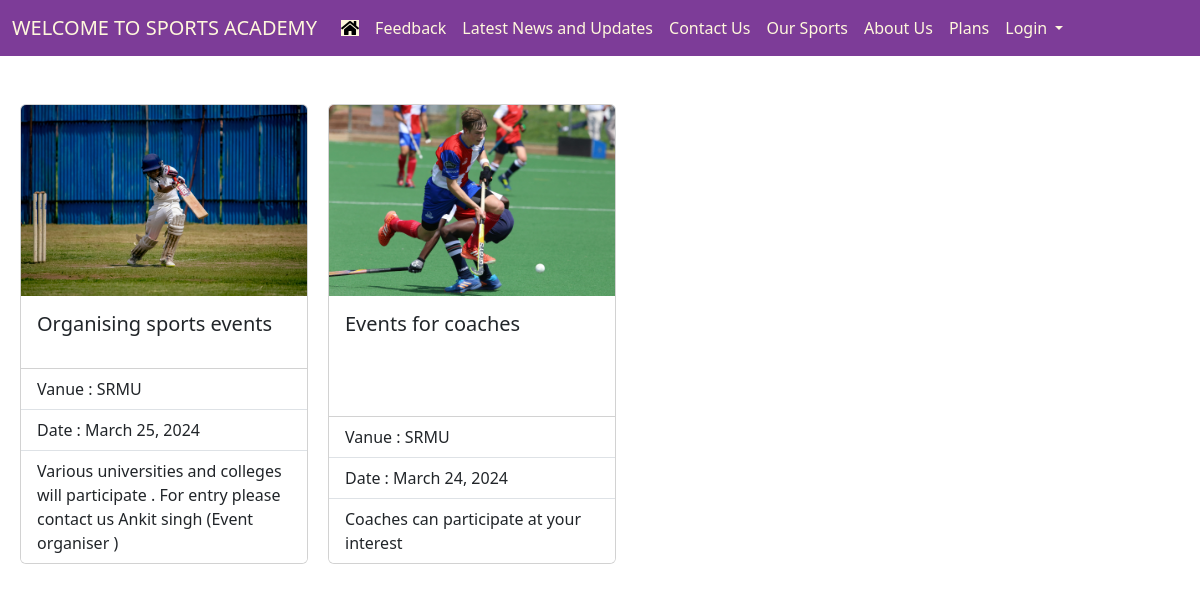
Screenshot of /events/ with the database file from the repository.
### sa_app/models.py (models this page shows)
class Event(models.Model):
    event_name=models.CharField(max_length=55,primary_key=True)
    event_venue=models.CharField(max_length=100,default="Auditorium")
    event_date = models.DateField(default = timezone.now)
    event_description=models.TextField()
    event_pic=models.FileField(max_length=100,upload_to="sa_app/event_images",default="")

### sa_app/views.py (the view)
# urls.py: path("events/",views.event_update,name="events"),
def event_update(request):
    event_list=Event.objects.all()  ## quivalent to rdbms query  select * from event
    context={
        "events_key": event_list
    }
    return render(request,'sa_app/html/events_updates.html',context)

### sa_app/templates/sa_app/html/events_updates.html (shortened to what this page needs)
<!DOCTYPE html>
{% load static %}
<html lang="en">
<head>
    {% include 'sa_app/common/common_css.html' %}
</head>
<body>
    {% include 'sa_app/common/header.html' %}
    {% for e in events_key%}
    <div class="card mt-5" style="width: 18rem;float:left;margin-left: 20px;">
        <img src="/media/{{e.event_pic}}" class="card-img-top" alt="...">
        <div class="card-body">
          <h5 class="card-title">{{e.event_name}}</h5>
        </div>
        <ul class="list-group list-group-flush">
          <li class="list-group-item">Vanue :  {{e.event_venue}}</li>
          <li class="list-group-item">Date : {{e.event_date}}</li>
          <li class="list-group-item"> {{e.event_description}}</li>
        </ul>
      </div>
    {%endfor%}
</body>
</html>

### sa_app/templates/sa_app/common/common_css.html (shortened to what this page needs)
{% load static %}
<link rel="stylesheet" href="https://cdn.jsdelivr.net/npm/bootstrap@5.3.3/dist/css/bootstrap.min.css">
<link rel="stylesheet" href="https://cdnjs.cloudflare.com/ajax/libs/font-awesome/5.9.0/css/all.min.css" />

### sa_app/templates/sa_app/common/header.html (shortened to what this page needs)
<!DOCTYPE html>
{% load static %}
<html lang="en">
  <head>
    <link
      rel="stylesheet"
      href="https://cdnjs.cloudflare.com/ajax/libs/font-awesome/5.9.0/css/all.min.css"
    />
  </head>
  <body>
    <nav class="navbar navbar-expand-lg" style="background-color: #7D3C98;">
      <div class="container-fluid">
        <a class="navbar-brand" style="color: cornsilk;" href="#"> WELCOME TO SPORTS ACADEMY</a>
        <div class="collapse navbar-collapse" id="navbarSupportedContent">
          <ul class="navbar-nav me-auto mb-2 mb-lg-0">
            <li class="nav-item">
              <a class="nav-link active" aria-current="page" href="{{'/'}}">
                <i class="fas fa-home" style="background-color: cornsilk;"></i>
                </a
              >
            </li>
            <li class="nav-item">
              <a class="nav-link" href="{{'/feedback/'}}">Feedback</a>
            </li>
            <li class="nav-item">
              <a class="nav-link" href="{{'/events/'}}">Latest News and Updates</a>
            </li>
            <li class="nav-item">
              <a class="nav-link" href="{{'/contact_us/'}}">Contact Us</a>
            </li>
            <li class="nav-item">
              <a class="nav-link" href="{{'/sports/'}}">Our Sports</a>
            </li>
            <li class="nav-item">
              <a class="nav-link" href="{{'/about_us/'}}">About Us</a>
            </li>
            <li class="nav-item">
              <a class="nav-link" href="{{'/plans/'}}">Plans</a>
            </li>
            <li class="nav-item dropdown">
              <a
                class="nav-link dropdown-toggle"
                href="#"
                role="button"
                data-bs-toggle="dropdown"
                aria-expanded="false"
              >
                Login
              </a>
            </li>
          </ul>
        </div>
      </div>
    </nav>
  </body>
</html>

### sa_app/templates/sa_app/html/events_updates.html (style rules this page uses)
.card { height:460px }

### sa_app/templates/sa_app/common/header.html (style rules this page uses)
.nav-link { color: cornsilk; }

### rows the page displays
Event: event_pic (picture), event_name "Organising sports events", event_venue "SRMU", event_date "March 25, 2024", event_description "Various universities and colleges will participate . For entry please contact us Ankit singh (Event organiser )"
Event: event_pic (picture), event_name "Events for coaches", event_venue "SRMU", event_date "March 24, 2024", event_description "Coaches can participate at your interest"
